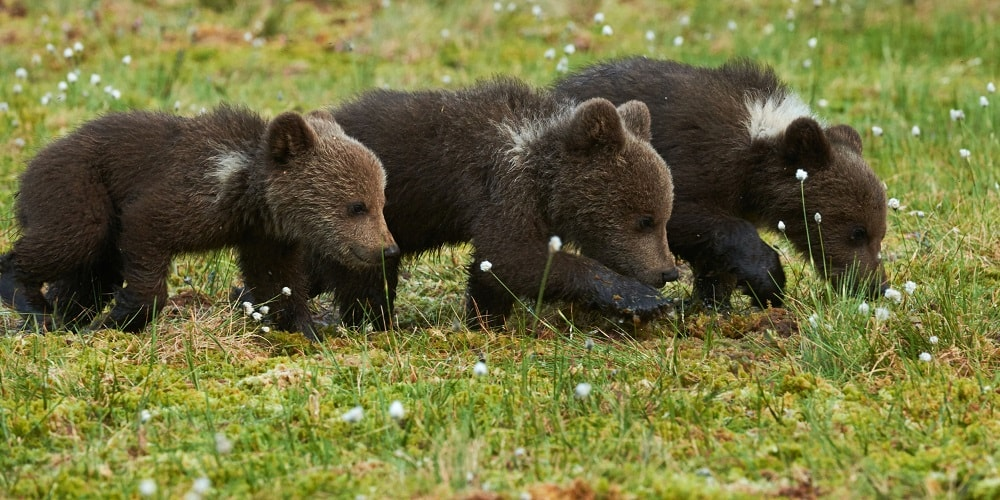
#> input picture Sample2.jpg, 1000 x 500 px
$ python GrayScale.py
#> lines starting #> are read from the running program, lines starting #| are printed output that depends on the picture
import cv2
img = cv2.imread('Sample2.jpg')
#> img is the input picture: shape (500, 1000, 3); mean B, G, R 61.2, 113, 113.5
cv2.imshow('Original', img)

gray_img = cv2.cvtColor(img, cv2.COLOR_BGR2GRAY)
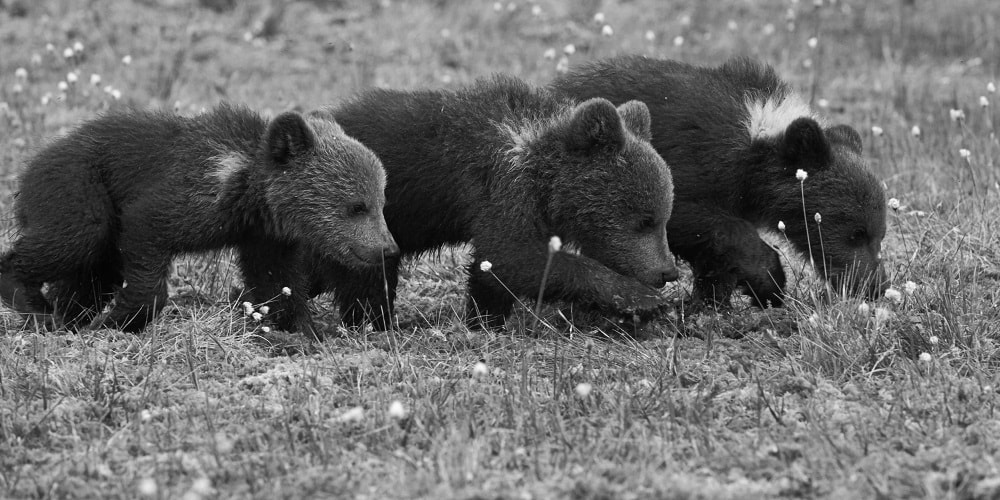
#> gray_img: shape (500, 1000); min 0, max 255, mean 107.3

cv2.imshow("New Image Grayscale", gray_img)
cv2.waitKey()

cv2.destroyAllWindows()

$ run again, with Birdy.jpg copied over Sample2.jpg
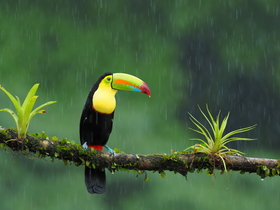
#> input picture Birdy.jpg, 280 x 210 px
#> img is the input picture: shape (210, 280, 3); mean B, G, R 61.4, 95.1, 68.1
#> `gray_img = cv2.cvtColor(img, cv2.COLOR_BGR2GRAY)`:
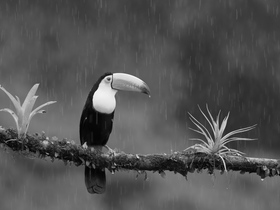
#> gray_img: shape (210, 280); min 0, max 250, mean 83.2

$ run again, with c1.jpg copied over Sample2.jpg
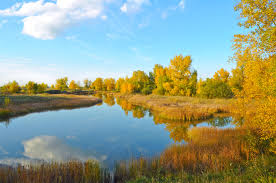
#> input picture c1.jpg, 276 x 183 px
#> img is the input picture: shape (183, 276, 3); mean B, G, R 137.6, 158.7, 147.4
#> `gray_img = cv2.cvtColor(img, cv2.COLOR_BGR2GRAY)`:
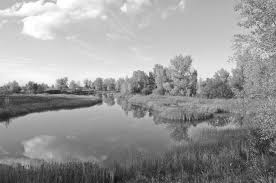
#> gray_img: shape (183, 276); min 15, max 255, mean 152.9

$ run again, with Sample.jpeg copied over Sample2.jpg
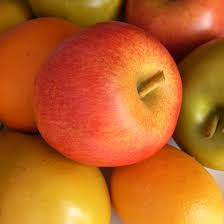
#> input picture Sample.jpeg, 224 x 224 px
#> img is the input picture: shape (224, 224, 3); mean B, G, R 34.3, 98.8, 188.1
#> `gray_img = cv2.cvtColor(img, cv2.COLOR_BGR2GRAY)`:
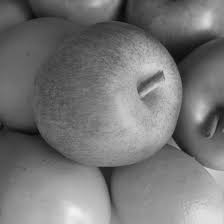
#> gray_img: shape (224, 224); min 7, max 242, mean 118.2
